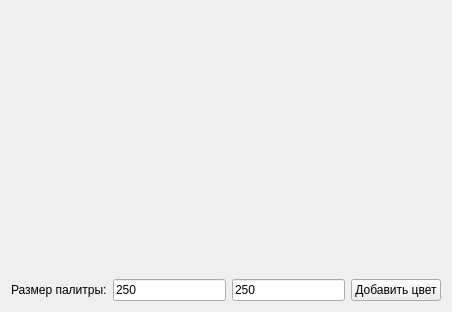
<?xml version="1.0" encoding="UTF-8"?>
<ui version="4.0">
 <class>PaletteTab</class>
 <widget class="QWidget" name="PaletteTab">
  <property name="geometry">
   <rect>
    <x>0</x>
    <y>0</y>
    <width>452</width>
    <height>312</height>
   </rect>
  </property>
  <property name="windowTitle">
   <string>Form</string>
  </property>
  <layout class="QVBoxLayout" name="verticalLayout">
   <item>
    <widget class="QLabel" name="label_picture">
     <property name="text">
      <string/>
     </property>
    </widget>
   </item>
   <item>
    <layout class="QHBoxLayout" name="horizontalLayout">
     <item>
      <widget class="QLabel" name="label">
       <property name="text">
        <string>Размер палитры:</string>
       </property>
      </widget>
     </item>
     <item>
      <widget class="QLineEdit" name="lineEdit_width">
       <property name="text">
        <string>250</string>
       </property>
      </widget>
     </item>
     <item>
      <widget class="QLineEdit" name="lineEdit_height">
       <property name="text">
        <string>250</string>
       </property>
      </widget>
     </item>
     <item>
      <widget class="QPushButton" name="pushButton">
       <property name="text">
        <string>Добавить цвет</string>
       </property>
      </widget>
     </item>
    </layout>
   </item>
  </layout>
 </widget>
 <resources/>
 <connections/>
</ui>
